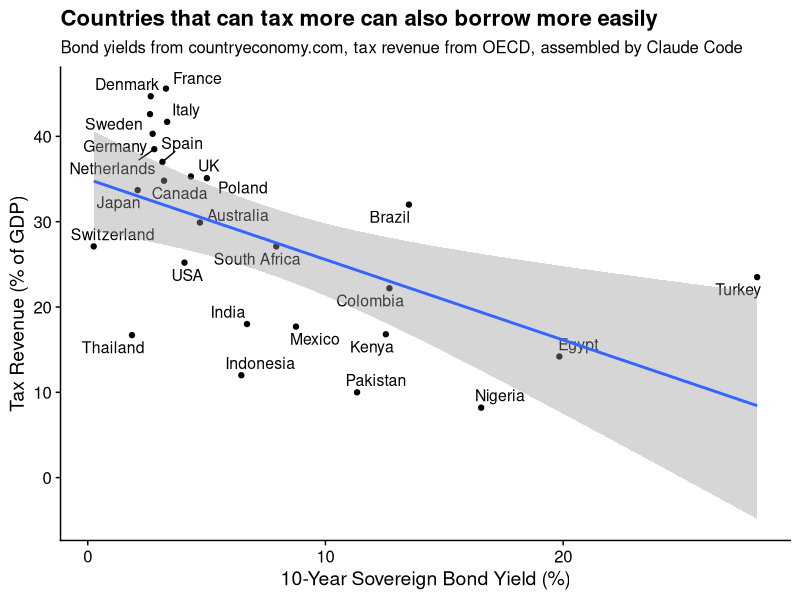

Write the R code that produced this figure.
## ---- chunk 1
#| echo: false
#| message: false
library(tidyverse)
library(cowplot)
library(ggrepel)
## ---- chunk 2
#| echo: false
#| fig-width: 10
#| fig-height: 6
endogeneity <- read_csv("endogeneity_data.csv", show_col_types = FALSE)

ggplot(endogeneity, aes(x = bond_yield, y = tax_gdp)) +
  geom_point() +
  geom_text_repel(aes(label = country), size = 4, seed = 42) +
  geom_smooth(method = "lm") +
  labs(
    x = "10-Year Sovereign Bond Yield (%)",
    y = "Tax Revenue (% of GDP)",
    title = "Countries that can tax more can also borrow more easily",
    subtitle = "Bond yields from countryeconomy.com, tax revenue from OECD, assembled by Claude Code"
  ) +
  theme_cowplot()
